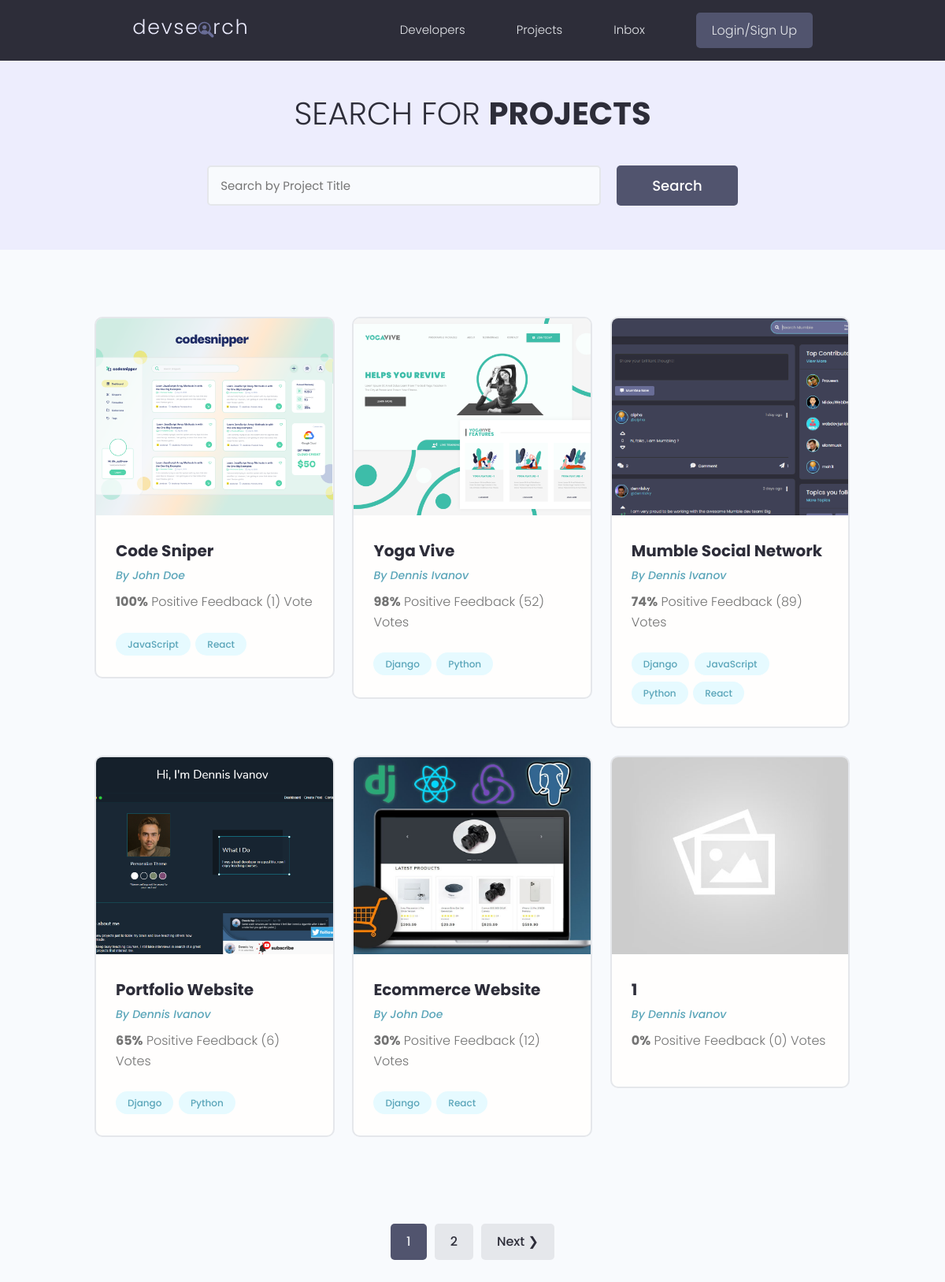
The page /projects/ on the database as committed earlier.
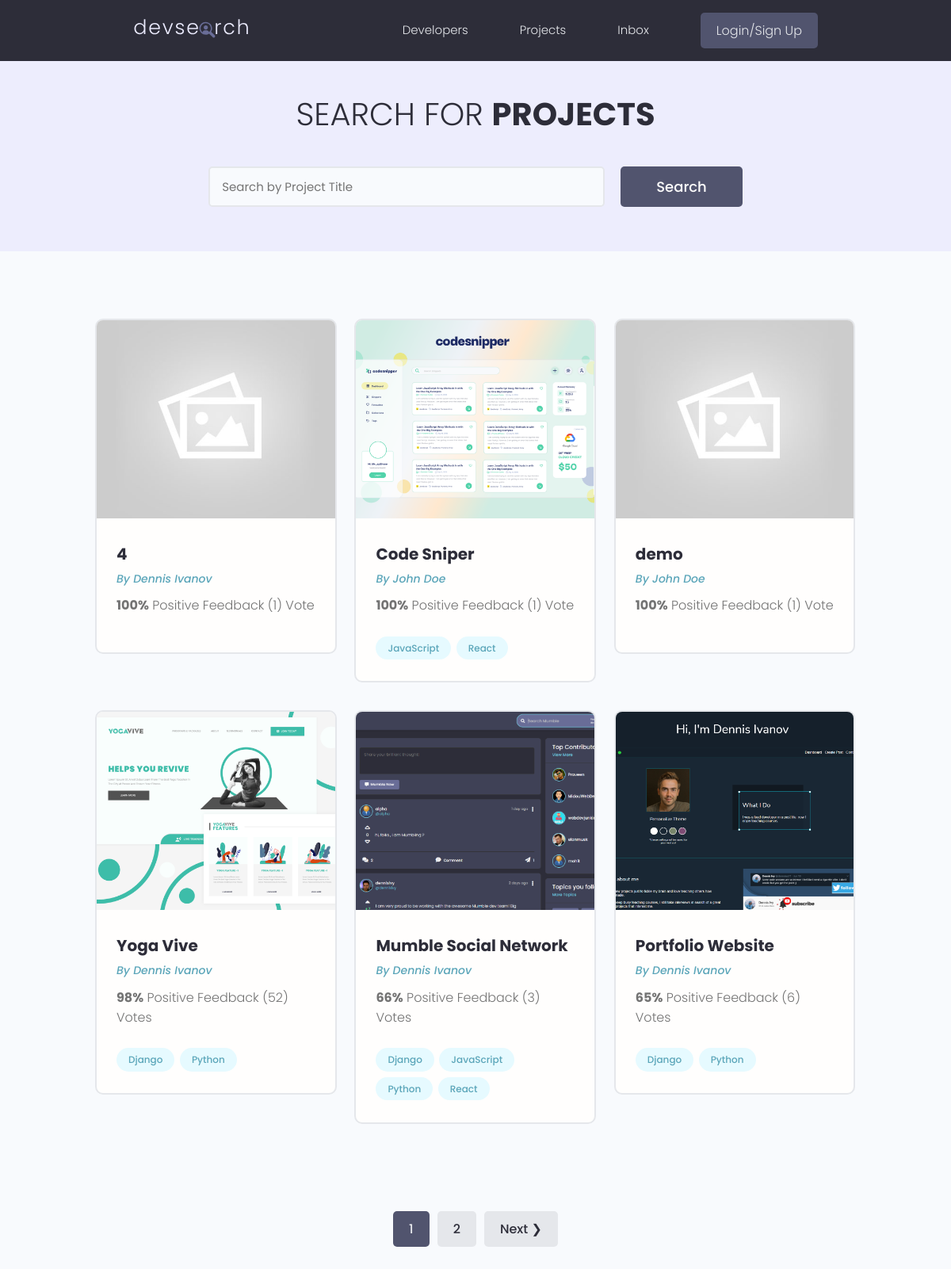
The same page on the database as committed later.
### projects/models.py (models this page shows, shortened)
class Project(models.Model):
    owner = models.ForeignKey(Profile, null=True, blank=True, on_delete=models.SET_NULL)
    title = models.CharField(max_length=200)
    description = models.TextField(null=True, blank=True)
    featured_image = models.ImageField(null=True, blank=True, default="default.jpg")
    demo_link = models.CharField(max_length=2000, null=True, blank=True)
    source_link = models.CharField(max_length=2000, null=True, blank=True)
    tags = models.ManyToManyField('Tag', blank=True)
    vote_total = models.IntegerField(default=0, null=True, blank=True)
    vote_ratio = models.IntegerField(default=0, null=True, blank=True)
    created = models.DateTimeField(auto_now_add=True)
    id = models.UUIDField(default=uuid.uuid4, unique=True, primary_key=True, editable=False)
    class Meta:
        ordering = ['-vote_ratio', '-vote_total', 'title']

class Tag(models.Model):
    name = models.CharField(max_length=200)
    created = models.DateTimeField(auto_now_add=True)
    id = models.UUIDField(default=uuid.uuid4, unique=True, primary_key=True, editable=False)
    def __str__(self):
        return self.name

### users/models.py (models this page shows, shortened)
class Profile(models.Model):
    user = models.OneToOneField(User, on_delete=models.CASCADE, null=True, blank=True)
    name = models.CharField(max_length=200, blank=True, null=True)
    email = models.EmailField(max_length=500, blank=True, null=True)
    username = models.CharField(max_length=200, blank=True, null=True)
    location = models.CharField(max_length=200, blank=True, null=True)
    short_intro = models.CharField(max_length=200, blank=True, null=True)
    bio = models.TextField(blank=True, null=True)
    profile_image = models.ImageField(null=True, blank=True, upload_to='profiles/', default="profiles/user-default.png")
    social_github = models.CharField(max_length=200, blank=True, null=True)
    social_twitter = models.CharField(max_length=200, blank=True, null=True)
    social_linkedin = models.CharField(max_length=200, blank=True, null=True)
    social_youtube = models.CharField(max_length=200, blank=True, null=True)
    social_website = models.CharField(max_length=200, blank=True, null=True)
    created = models.DateTimeField(auto_now_add=True)
    id = models.UUIDField(default=uuid.uuid4, unique=True, primary_key=True, editable=False)

### projects/views.py (the view)
# urls.py: path('projects/', include('projects.urls')),
def projects(request):
    projects, search_query = searchProjects(request)
    result = 6
    custom_range, projects = paginateProjects(request, projects, result)
    context = {'projects' : projects, 'search_query' : search_query, 'custom_range' : custom_range}
    return render(request, 'projects/projects.html', context)

### projects/utils.py (called while the page is built)
def paginateProjects(request, projects, result):
    page = request.GET.get('page')
    paginator = Paginator(projects, result)
    try:
        projects = paginator.page(page)
    except PageNotAnInteger:
        page = 1
        projects = paginator.page(page)
    except EmptyPage:
        page = paginator.num_pages
        projects = paginator.page(page)
    leftIndex = (int(page) - 1)
    if leftIndex < 1:
        leftIndex = 1
    rightIndex = (int(page) + 2)
    if rightIndex > paginator.num_pages:
        rightIndex = paginator.num_pages + 1
    custom_range = range(leftIndex, rightIndex)
    return custom_range, projects

def searchProjects(request):
    search_query = ''
    if request.GET.get('search_query'):
        search_query = request.GET.get('search_query')
    tags = Tag.objects.filter(name__icontains=search_query)
    projects = Project.objects.distinct().filter(Q(title__icontains=search_query) | Q(description__icontains=search_query) | Q(owner__name__icontains=search_query) | Q(tags__in=tags))
    return projects, search_query

### projects/templates/projects/projects.html (shortened to what this page needs)
{% extends 'main.html' %}
{% block content %}
<main class="projects">
  <section class="hero-section text-center">
    <div class="container container--narrow">
      <div class="hero-section__box">
        <h2>Search for <span>Projects</span></h2>
      </div>
      <div class="hero-section__search">
        <form id='searchForm' class="form" action="{% url 'projects' %}" method="get">
          <div class="form__field">
            <input class="input input--text" id="formInput#search" type="text" name="search_query"
              value="{{search_query}}" placeholder="Search by Project Title" />
          </div>
          <input class="btn btn--sub btn--lg" type="submit" value="Search" />
        </form>
      </div>
    </div>
  </section>
  <section class="projectsList">
    <div class="container">
      <div class="grid grid--three">
      {% for project in projects %}
        <div class="column">
          <div class="card project">
            <a href="{% url 'project' project.id %}" class="project">
              <img class="project__thumbnail" src="{{ project.featured_image.url }}" alt="project thumbnail" />
              <div class="card__body">
                <h3 class="project__title">{{project.title}}</h3>
                <p><a class="project__author" href="{% url 'user-profile' project.owner.id %}">By {{project.owner.name}}</a></p>
                <p class="project--rating">
                  <span style="font-weight: bold;">{{project.vote_ratio}}%</span> Positive
                  Feedback ({{project.vote_total}}) Vote{{project.vote_total|pluralize:"s"}}
                </p>
                <div class="project__tags">
                  {% for tag in project.tags.all %}
                  <span class="tag tag--pill tag--main">
                    <small>{{tag}}</small>
                  </span>
                  {% endfor %}
                </div>
              </div>
            </a>
          </div>
        </div>
      {% endfor %}
      </div>
    </div>
  </section>
  {% include 'pagination.html' with queryset=projects custom_range=custom_range %}
</main>
{% endblock content %}

Rows that differ between the two databases and show on the page:
no longer on this page (row unchanged): Project: featured_image (picture), title "Ecommerce Website", owner.name "John Doe", vote_ratio "30", vote_total "12", Tag (name "Django"), Tag (name "React")
no longer on this page (row unchanged): Project: featured_image (placeholder picture), title "1", owner.name "Dennis Ivanov", vote_ratio "0", vote_total "0"
now on this page (row edited): Project: featured_image (placeholder picture), title "4", owner.name "Dennis Ivanov", vote_ratio "100", vote_total "1"
now on this page (row edited): Project: featured_image (placeholder picture), title "demo", owner.name "John Doe", vote_ratio "100", vote_total "1"
changed Project "Mumble Social Network": vote_ratio "74" → "66"; vote_total "89" → "3"
